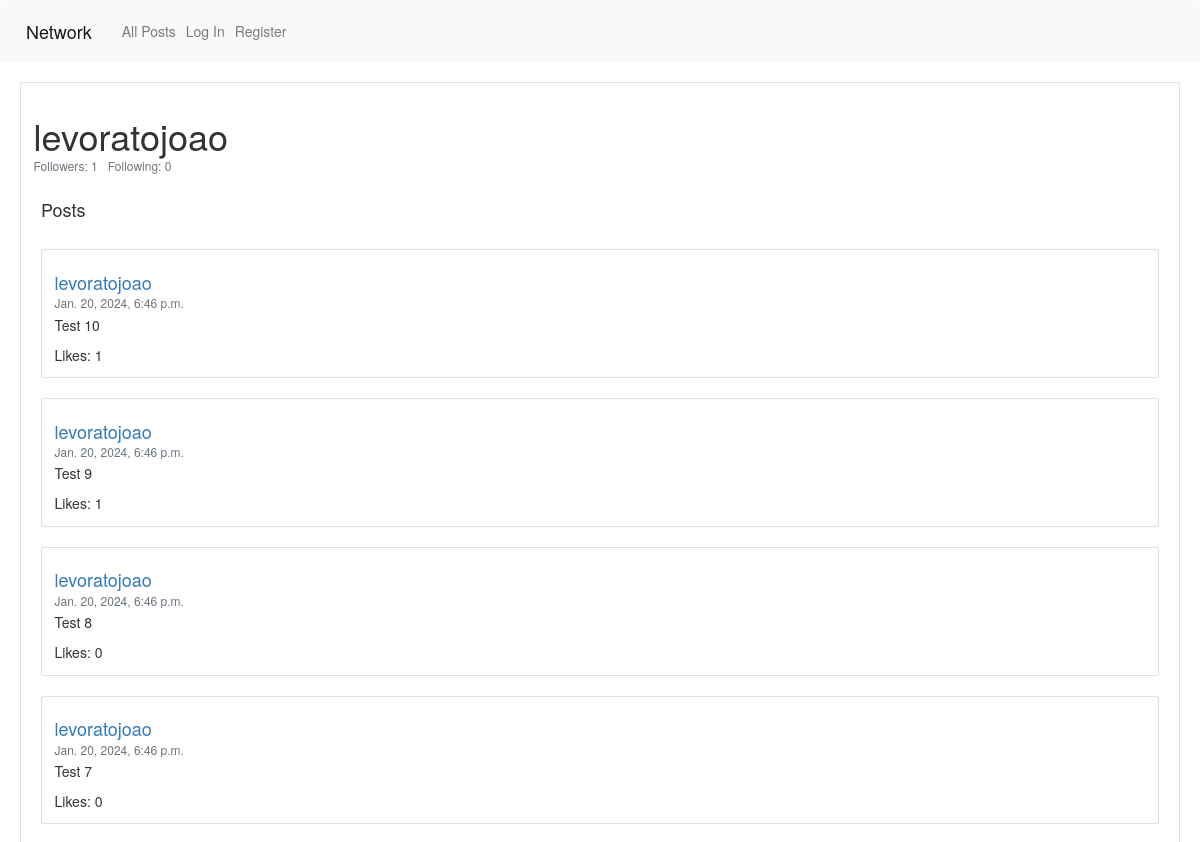
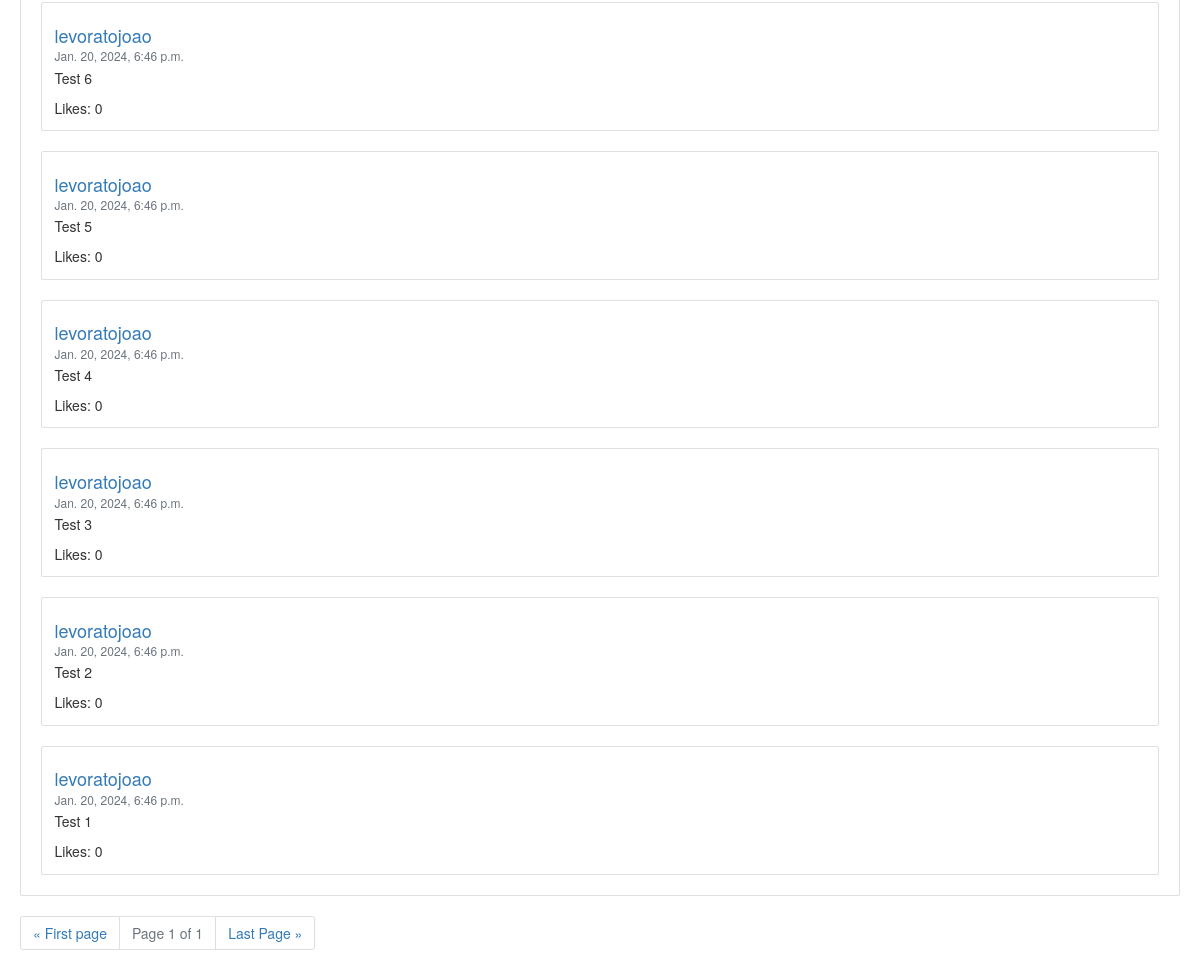
Page /profile/levoratojoao on the committed database (2 pictures, top to bottom).
### network/models.py (models this page shows, shortened)
class User(AbstractUser):
    pass

class Posts(models.Model):
    poster = models.ForeignKey(User, on_delete=models.CASCADE, blank=True, related_name="poster")
    content = models.TextField(max_length=500)
    creationDate = models.DateTimeField(auto_now_add=True, null=True, blank=True)
    likes = models.ManyToManyField(User, blank=True, null=True, related_name="likes")

### network/views.py (the view)
# urls.py: path("profile/<str:poster_name>", views.profile_view, name="profile"),
def profile_view(request, poster_name):
    isFollowing = False
    try:
        user = User.objects.get(username=poster_name)
        posts = Posts.objects.filter(poster=user).order_by("-creationDate")
    except:
        return HttpResponseRedirect(reverse("index"))
    if request.user.is_authenticated:
        aux = Followers.objects.filter(follower=user, following=request.user).exists()
        if aux:
            isFollowing = True
    paginator = Paginator(posts, 10)
    page_number = request.GET.get("page", 1)
    page_obj = paginator.get_page(page_number)
    if request.method == "GET":
        return render(request, "network/profile.html", {
            "profile": user,
            "posts": page_obj,
            "isFollowing": isFollowing
        })
    else:
        return HttpResponseRedirect(reverse("index"))

### network/templates/network/profile.html (shortened to what this page needs)
{% extends 'network/layout.html' %}
{% load static %}
{% block body %}
    <div id="profile-page">
        <div id="profile" class="card" style="margin-left: 20px; margin-right: 20px;">
            <div class="card-body">
                <h1 class="card-title">{{ profile.username }}</h1>
                <h6 class="card-subtitle mb-2 text-muted">Followers: {{ profile.follower.count }} &nbsp; Following: {{ profile.following.count }}</h6>
            </div>
            <div id="posts" style="margin-left: 20px; margin-right: 20px; margin-bottom: 20px;">
                <h4>Posts</h4>
                {% for post in posts %}
                    <br>
                    <div class="card">
                        <div class="card-body">
                            <a id="profile" href="{% url 'profile' post.poster.username %}" class="card-link"><h4 class="card-title">{{ post.poster }}</h4></a>
                            <h6 class="card-subtitle mb-2 text-muted">{{ post.creationDate }}</h6>
                            <p class="card-text" id="post_{{ post.id }}_content">{{ post.content }}</p>
                            <a class="card-text" id="post_{{ post.id }}_likes">Likes: {{ post.likes.count }}</a>
                        </div>
                    </div>
                {% endfor %}
            </div>
        </div>
        <div id="pag-div" style="margin-left: 20px;">
            <nav aria-label="Page navigation example">
                <ul class="pagination justify-content-end">
                    <li class="page-item"><a class="page-link" href="?page=1">&laquo; First page</a></li>
                    <li class="page-item disabled"><a class="page-link">Page {{ posts.number }} of {{ posts.paginator.num_pages }}</a></li>
                    <li class="page-item"><a class="page-link" href="?page={{ posts.paginator.num_pages }}">Last Page &raquo;</a></li>
                </ul>
            </nav>
        </div>
    </div>
{% endblock %}

### network/static/network/styles.css (style rules this page uses)
#posts { margin-left: 20px; margin-right: 20px; }
#pag-div { margin-left: 20px; }

### rows in the picture
User: username "levoratojoao", follower.count "1", following.count "0"
Posts: poster "levoratojoao", creationDate "Jan. 20, 2024, 6:46 p.m.", content "Test 10", likes.count "1"
Posts: poster "levoratojoao", creationDate "Jan. 20, 2024, 6:46 p.m.", content "Test 9", likes.count "1"
Posts: poster "levoratojoao", creationDate "Jan. 20, 2024, 6:46 p.m.", content "Test 8", likes.count "0"
Posts: poster "levoratojoao", creationDate "Jan. 20, 2024, 6:46 p.m.", content "Test 7", likes.count "0"
Posts: poster "levoratojoao", creationDate "Jan. 20, 2024, 6:46 p.m.", content "Test 6", likes.count "0"
Posts: poster "levoratojoao", creationDate "Jan. 20, 2024, 6:46 p.m.", content "Test 5", likes.count "0"
Posts: poster "levoratojoao", creationDate "Jan. 20, 2024, 6:46 p.m.", content "Test 4", likes.count "0"
Posts: poster "levoratojoao", creationDate "Jan. 20, 2024, 6:46 p.m.", content "Test 3", likes.count "0"
Posts: poster "levoratojoao", creationDate "Jan. 20, 2024, 6:46 p.m.", content "Test 2", likes.count "0"
Posts: poster "levoratojoao", creationDate "Jan. 20, 2024, 6:46 p.m.", content "Test 1", likes.count "0"

### other values in the picture
{{ posts.number }} "1"
{{ posts.paginator.num_pages }} "1"
